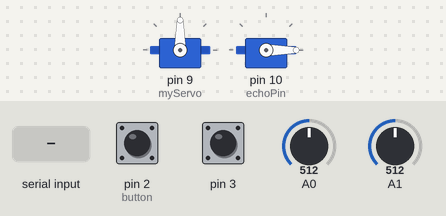
A sketch run on a simulated Arduino Uno, built with avr-gcc and run on an emulated ATmega328P. Shown: 2 × servo. The inputs (shaded band) are chosen by the test bench; at power-on: pin 2 (button) HIGH, pin 3 HIGH, A0 = 512, A1 = 512. What the sketch prints to the serial monitor is not drawn.

Above: at 1.2 s.
1.3 s: pin 2 (button) pulled LOW for 0.15 s
At 2.0 s:
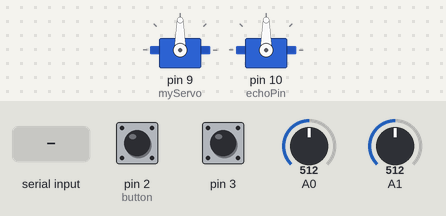
3.0 s: "r" received over Serial
At 4.1 s:
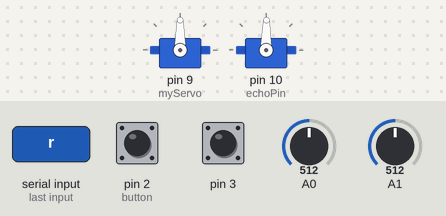
4.5 s: "d" received over Serial
At 5.2 s:
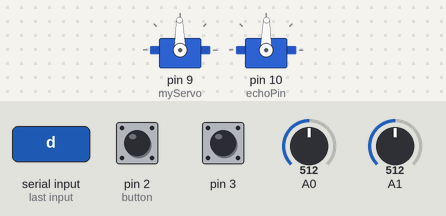
Timing chart, 0 to 7.5 s (numbered marks = the images above; inputs shaded):
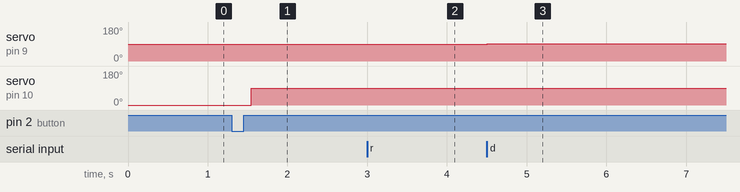

Measured:
- after the input at 1.3 s, servo on pin 10 (echoPin): 0° → 90° after 0.25 s
- after the input at 3.0 s, servo on pin 10 (echoPin): 90° → 89° at once
- after the input at 4.5 s, servo on pin 9 (myServo): 90° → 91° at once

The sketch:

turrel.ino
```cpp
#include <OneButton.h>

#include <Servo.h>
int X=90;
int Y=90;
bool f=false;
static void tr(){
  f=!f;
}
const int stepsPerRevolution=1024;
const int trigPin = 11;
const int echoPin = 10;
int xv;
int yv;
int valpot;
int angle;
int potenciometr;
long duration;
int distance;
Servo myServo;
Servo avtomat;
OneButton button(2, true);
void setup() {
  pinMode(3,INPUT_PULLUP);
  pinMode(2,INPUT_PULLUP);
 pinMode(trigPin, OUTPUT);
  pinMode(echoPin, INPUT);
  Serial.begin(9600);
  myServo.attach(9);
  avtomat.attach(10);
  avtomat.write(0);
  button.attachClick(tr);
}

void loop() {
  Serial.println(f);
  button.tick();
  if(f==false){
    if(digitalRead(3)==0){
      digitalWrite(13,1);
    }
       if(digitalRead(3)==1){
      digitalWrite(13,0);
    }
    xv=analogRead(0) - 512;
    yv=analogRead(1) - 512;

    if(xv > 64) X++;
    else if(xv < -64) X--;
    if(yv > 64) Y++;
    else if(yv < -64) Y--;

    delay(30);
  }
  if(f==true){
      if(Serial.available()>0){
    char a = Serial.read();
    switch(a){
      case 'r':
      if(X>0) X--;
      break;
      case 'l':
      if(X<180) X++;
      break;
      case 'd':
      if(Y<180) Y++;
      break;
      case 'u':
      if(Y>0) Y--;
      break;
    }

  }

avtomat.write(X);
      myServo.write(Y);


  Serial.println(X);}


  /*for (int i = 180; i >= 0; i--) {

    distance = calculateDistance();
    if(distance>30){
    myServo.write(i);
    digitalWrite(13,0);
    delay(30);
    if(digitalRead(2)==1){
         f=false;
    }
}
  if(distance<30){
        if(digitalRead(2)==1){
        f=false;
    }
avtomat.write(i);
digitalWrite(13,1);
i++;
if(i==0){
  i--;
}
    }}
      for (int i = 0; i < 180; i++) {
    distance = calculateDistance();
    if(distance>30){
          if(digitalRead(2)==1){
     f=false;
    }
    myServo.write(i);
    digitalWrite(13,0);
    delay(30);
   }
  if(distance<30){
        if(digitalRead(2)==1){
  f=false;
    }


avtomat.write(i);
digitalWrite(13,1);
 i--;
 if(i==180){
  i++;
}
    }
  }}
  }


int calculateDistance() {
  digitalWrite(trigPin, LOW);
  delayMicroseconds(2);
  digitalWrite(trigPin, HIGH);
  delayMicroseconds(10);
  digitalWrite(trigPin, LOW);
  duration = pulseIn(echoPin, HIGH);
  distance = duration / 58;
  return distance; */
}
```
